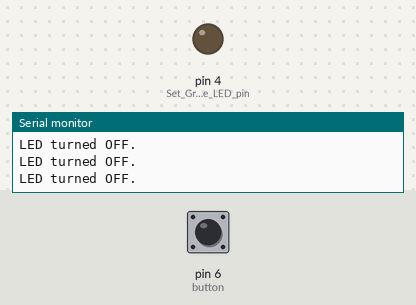
The sketch below on a simulated Arduino Uno, built with avr-gcc and run on an emulated ATmega328P. Parts: output pins drawn as LEDs (lit = HIGH), the last lines printed to the serial monitor. Dashed ring = blinking. The inputs (shaded band) are chosen by the test bench; at power-on: pin 6 (button) HIGH.

Above: at 1.2 s.
1.3 s: pin 6 (button) pulled LOW for 0.15 s
At 1.39 s:
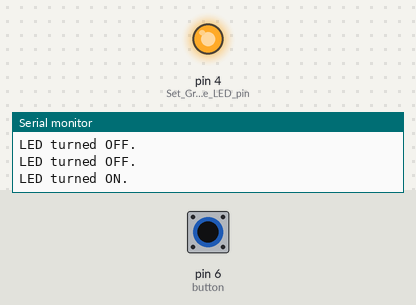
2.9 s: pin 6 (button) pulled LOW for 1 s
At 5.1 s:
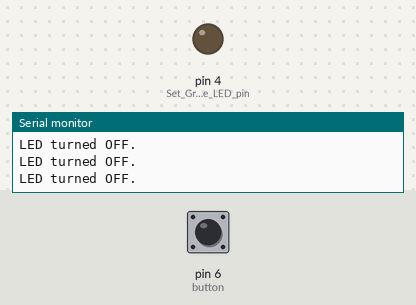
6.9 s: pin 6 (button) pulsed LOW 2 times (0.12 s each, 0.3 s apart)
At 7.26 s:
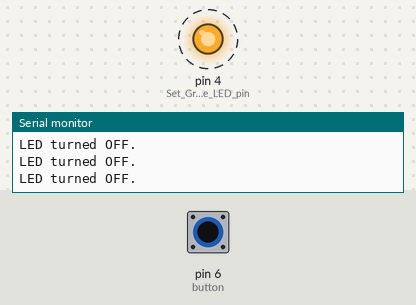
10.5 s: pin 6 (button) pulsed LOW 5 times (0.12 s each, 0.3 s apart)
At 12.4 s:
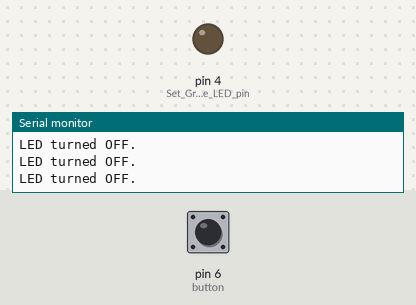
15.0 s: pin 6 (button) pulled LOW for 3.2 s
At 16.0 s:
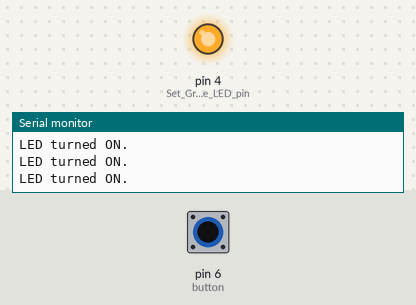
Timing chart, 0 to 19.7 s (numbered marks = the images above; inputs shaded):
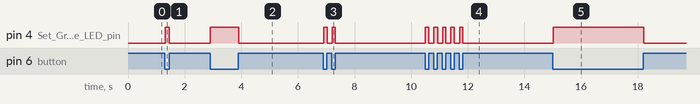

Measured:
- after the input at 1.3 s, pin 4 (Set_Grove_LED_pin): LOW → HIGH at once, → LOW 0.15 s later
- after the input at 2.9 s, pin 4 (Set_Grove_LED_pin): LOW → HIGH at once, → LOW 1.0 s later
- after the input at 6.9 s, pin 4 (Set_Grove_LED_pin): alternates HIGH for 0.12 s and LOW for 0.18 s, 4 changes in all, then stays LOW, starting at once
- after the input at 10.5 s, pin 4 (Set_Grove_LED_pin): alternates HIGH for 0.12 s and LOW for 0.18 s, 10 changes in all, then stays LOW, starting at once
- after the input at 15.0 s, pin 4 (Set_Grove_LED_pin): LOW → HIGH at once, → LOW 3.2 s later

The sketch:

sketch_jul6d.ino
```cpp
void setup() {
  // put your setup code here, to run once:
pinMode(6, INPUT_PULLUP);
pinMode(4, OUTPUT); // Set Grove LED pin (4) as output

  Serial.begin(9600); // Initialize the serial port with a baud rate of 9600 (samples to sec)
  Serial.println("Setup complete!"); // Debug statement
}


void loop() {
  int buttonState = digitalRead(6); // Read the state of the button pin

  if (buttonState == LOW) { // Button is pressed (connected to ground)
    digitalWrite(4, HIGH);  // Turn Grove LED on
    Serial.println("LED turned ON.");
  } else { // Button is not pressed
    digitalWrite(4, LOW);   // Turn Grove LED off
       Serial.println("LED turned OFF.");
  }
}
```
